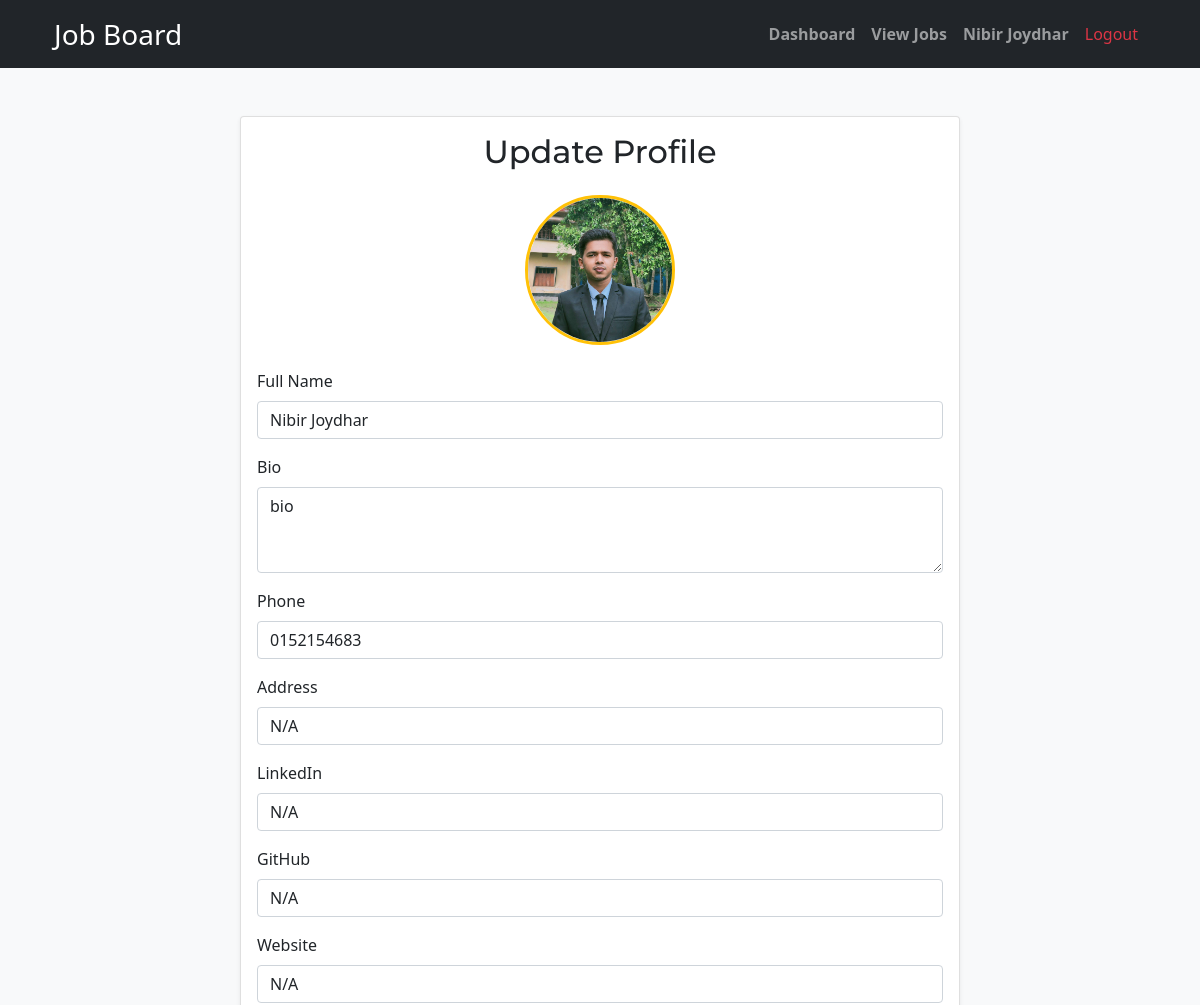
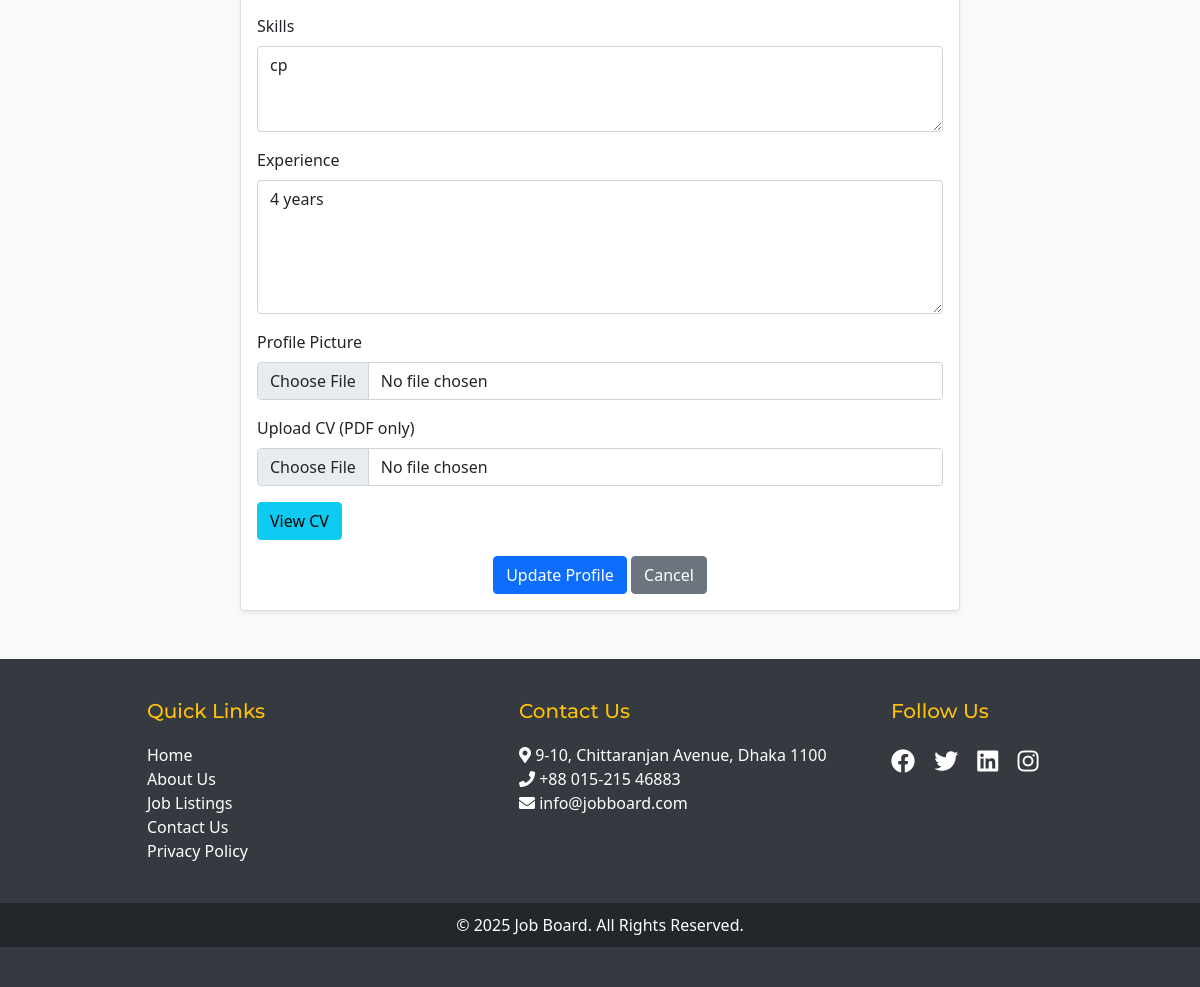
The page /update_profile.php (signed in) on the database its author committed (2 pictures, top to bottom).
### tables this page shows
CREATE TABLE `profiles` (
  `id` int(11) NOT NULL,
  `user_id` int(11) NOT NULL,
  `full_name` varchar(255) NOT NULL,
  `bio` text DEFAULT NULL,
  `profile_photo` varchar(255) DEFAULT NULL,
  `phone` varchar(20) DEFAULT NULL,
  `address` varchar(255) DEFAULT NULL,
  `linkedin` varchar(255) DEFAULT NULL,
  `github` varchar(255) DEFAULT NULL,
  `website` varchar(255) DEFAULT NULL,
  `cv` varchar(255) DEFAULT NULL,
  `skills` varchar(255) DEFAULT NULL,
  `experience` text DEFAULT NULL,
  `created_at` timestamp NOT NULL DEFAULT current_timestamp(),
  `updated_at` timestamp NOT NULL DEFAULT current_timestamp() ON UPDATE current_timestamp()
);

### update_profile.php (the view, shortened to what this page needs)
<?php
include('includes/db.php');
$user_id = $_SESSION['user_id'];
$sql = "SELECT * FROM profiles WHERE user_id = '$user_id'";
$result = $conn->query($sql);
$profile = $result->num_rows > 0 ? $result->fetch_assoc() : null;
?>
<!DOCTYPE html>
<html lang="en">
<head>
    <?php include('headlink.php'); ?>
</head>
<body class="bg-light">
    <?php include('header.php'); ?>
    <div class="container mt-5">
        <div class="row justify-content-center">
            <div class="col-md-8">
                <div class="card shadow-sm">
                    <div class="card-body">
                        <h2 class="card-title text-center mb-4">Update Profile</h2>
                        <div class="text-center mb-4">
                            <?php if (!empty($profile['profile_photo'])): ?>
                                <img src="<?php echo htmlspecialchars($profile['profile_photo']); ?>" alt="Profile Photo" class="profile-photo">
                            <?php else: ?>
                                <img src="images/default-profile.png" alt="Default Profile Photo" class="profile-photo">
                            <?php endif; ?>
                        </div>
                        <form method="POST" action="update_profile.php" enctype="multipart/form-data">
                            <div class="mb-3">
                                <label for="full_name" class="form-label">Full Name</label>
                                <input type="text" name="full_name" class="form-control" value="<?php echo htmlspecialchars($_SESSION['name'] ?? ''); ?>" required>
                            </div>
                            <div class="mb-3">
                                <label for="bio" class="form-label">Bio</label>
                                <textarea name="bio" class="form-control" rows="3" required><?php echo htmlspecialchars($profile['bio'] ?? ''); ?></textarea>
                            </div>
                            <div class="mb-3">
                                <label for="phone" class="form-label">Phone</label>
                                <input type="text" name="phone" class="form-control" value="<?php echo htmlspecialchars($profile['phone'] ?? ''); ?>" required>
                            </div>
                            <div class="mb-3">
                                <label for="address" class="form-label">Address</label>
                                <input type="text" name="address" class="form-control" value="<?php echo htmlspecialchars($profile['address'] ?? ''); ?>" required>
                            </div>
                            <div class="mb-3">
                                <label for="linkedin" class="form-label">LinkedIn</label>
                                <input type="text" name="linkedin" class="form-control" value="<?php echo htmlspecialchars($profile['linkedin'] ?? ''); ?>">
                            </div>
                            <div class="mb-3">
                                <label for="github" class="form-label">GitHub</label>
                                <input type="text" name="github" class="form-control" value="<?php echo htmlspecialchars($profile['github'] ?? ''); ?>">
                            </div>
                            <div class="mb-3">
                                <label for="website" class="form-label">Website</label>
                                <input type="text" name="website" class="form-control" value="<?php echo htmlspecialchars($profile['website'] ?? ''); ?>">
                            </div>
                            <div class="mb-3">
                                <label for="skills" class="form-label">Skills</label>
                                <textarea name="skills" class="form-control" rows="3" required><?php echo htmlspecialchars($profile['skills'] ?? ''); ?></textarea>
                            </div>
                            <div class="mb-3">
                                <label for="experience" class="form-label">Experience</label>
                                <textarea name="experience" class="form-control" rows="5" required><?php echo htmlspecialchars($profile['experience'] ?? ''); ?></textarea>
                            </div>
                            <div class="mb-3">
                                <label for="profile_photo" class="form-label">Profile Picture</label>
                                <input type="file" name="profile_photo" class="form-control" accept="image/*">
                            </div>
                            <div class="mb-3">
                                <label for="cv" class="form-label">Upload CV (PDF only)</label>
                                <input type="file" name="cv" class="form-control" accept=".pdf">
                            </div>
                            <?php if (!empty($profile['cv'])): ?>
                                <div class="mb-3">
                                    <a href="<?php echo htmlspecialchars($profile['cv']); ?>" target="_blank" class="btn btn-info">View CV</a>
                                </div>
                            <?php endif; ?>
                            <div class="text-center mt-3">
                                <button type="submit" class="btn btn-primary">Update Profile</button>
                                <a href="profile.php" class="btn btn-secondary">Cancel</a>
                            </div>
                        </form>
                    </div>
                </div>
            </div>
        </div>
    </div>
    <?php include('footer.php'); ?>
</body>
</html>

### css/styles.css (style rules this page uses)
body { background-color: #f8f9fa; }
.card { border-radius: 12px; }
.btn { border-radius: 8px; }

### css/custom.css (style rules this page uses)
body { background-color: #f8f9fa; }
.card { border: none; border-radius: 10px; transition: transform 0.3s ease; }
.btn-primary { background-color: #007bff; border-color: #007bff; }
body { font-family: 'Poppins', sans-serif; }
h1, h2, h3, h4, h5, h6 { font-family: 'Montserrat', sans-serif; }

### update_profile.php (style rules this page uses)
.profile-photo { width: 150px; height: 150px; border-radius: 50%; object-fit: cover; border: 3px solid #ffc107; }

### rows shown on the page
profiles: profile_photo (picture), bio "bio", phone "0152154683", address "N/A", linkedin "N/A", github "N/A", website "N/A", skills "cp", experience "4 years"

### other values the page prints
$_SESSION['name'] "Nibir Joydhar"
